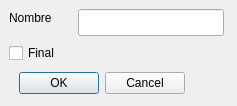
<?xml version="1.0" encoding="UTF-8"?>
<ui version="4.0">
 <class>DialogState</class>
 <widget class="QDialog" name="DialogState">
  <property name="geometry">
   <rect>
    <x>0</x>
    <y>0</y>
    <width>237</width>
    <height>106</height>
   </rect>
  </property>
  <property name="windowTitle">
   <string>Dialog</string>
  </property>
  <property name="modal">
   <bool>false</bool>
  </property>
  <widget class="QDialogButtonBox" name="buttonBox">
   <property name="geometry">
    <rect>
     <x>9</x>
     <y>70</y>
     <width>176</width>
     <height>27</height>
    </rect>
   </property>
   <property name="orientation">
    <enum>Qt::Horizontal</enum>
   </property>
   <property name="standardButtons">
    <set>QDialogButtonBox::Cancel|QDialogButtonBox::Ok</set>
   </property>
  </widget>
  <widget class="QLabel" name="label">
   <property name="geometry">
    <rect>
     <x>9</x>
     <y>9</y>
     <width>57</width>
     <height>17</height>
    </rect>
   </property>
   <property name="text">
    <string>Nombre</string>
   </property>
  </widget>
  <widget class="QLineEdit" name="le_nameState">
   <property name="geometry">
    <rect>
     <x>78</x>
     <y>9</y>
     <width>146</width>
     <height>27</height>
    </rect>
   </property>
   <property name="toolTip">
    <string>Nombre del nuevo estado</string>
   </property>
  </widget>
  <widget class="QCheckBox" name="cb_final">
   <property name="geometry">
    <rect>
     <x>9</x>
     <y>42</y>
     <width>63</width>
     <height>22</height>
    </rect>
   </property>
   <property name="toolTip">
    <string>Es estado final?</string>
   </property>
   <property name="text">
    <string>Final</string>
   </property>
  </widget>
 </widget>
 <resources/>
 <connections>
  <connection>
   <sender>buttonBox</sender>
   <signal>accepted()</signal>
   <receiver>DialogState</receiver>
   <slot>accept()</slot>
   <hints>
    <hint type="sourcelabel">
     <x>248</x>
     <y>254</y>
    </hint>
    <hint type="destinationlabel">
     <x>157</x>
     <y>274</y>
    </hint>
   </hints>
  </connection>
  <connection>
   <sender>buttonBox</sender>
   <signal>rejected()</signal>
   <receiver>DialogState</receiver>
   <slot>reject()</slot>
   <hints>
    <hint type="sourcelabel">
     <x>316</x>
     <y>260</y>
    </hint>
    <hint type="destinationlabel">
     <x>286</x>
     <y>274</y>
    </hint>
   </hints>
  </connection>
 </connections>
</ui>
